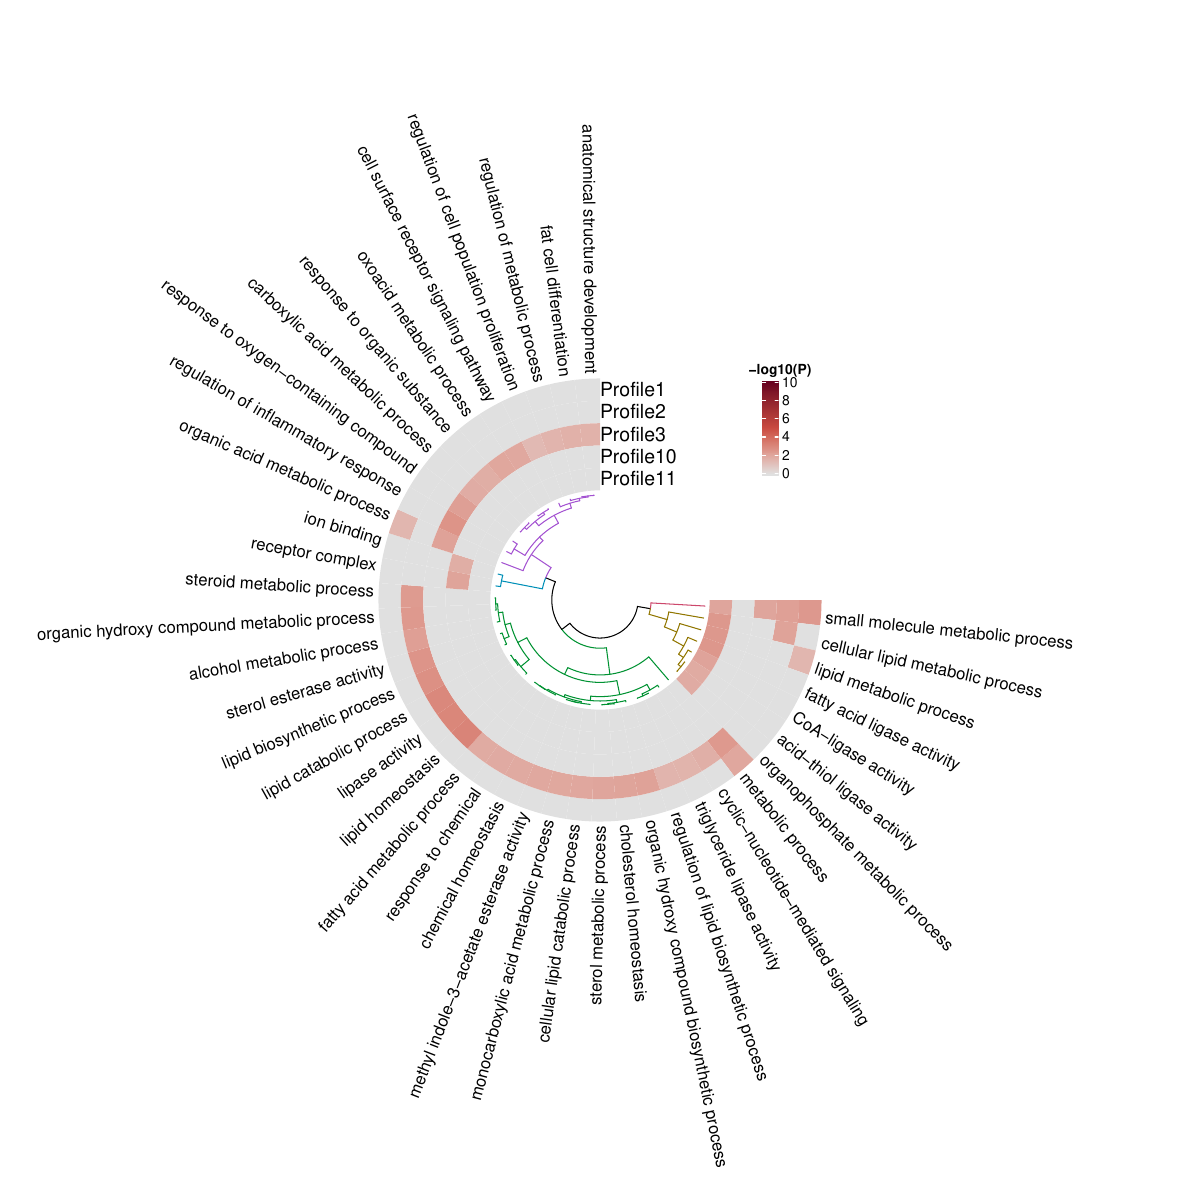

Source code (R):
#https://my.oschina.net/shenweiyan/blog/4538188
require("RColorBrewer")
library(gplots)

a = c("1_5_Up_genes_GO.txt"
      )

for (file in a){
  print(file)
  data<-read.delim(file, row.names=2)
  head(data)
  data <- data[-1]
  data[is.na(data)] <- 0
  data=0-data
  head(data)
  
  require(graphics); require(grDevices)
  
  dend <- as.dendrogram(hclust(dist((data))))
  # plot(dend)
  library(dendextend)
  n <- 5    # n 可自定义
  dend <- dend %>% set("branches_k_color", k = n) 
  
  # plot(dend)
  data=t(data)
  mat2 <- data[,order.dendrogram(dend)]
  lable1 <- row.names(mat2);
  lable1
  lable2 <- colnames(mat2);
  lable2
  
  require("circlize")
  
  col_fun <- colorRamp2(c(0,5,10), c("#E0E0E0","#C94A40","#67001F"))
  
  col_mat <- col_fun(mat2)
  col_mat[,1]
  col_mat[1,]
  
  op = paste(file,"pdf",sep = ".")
  
  pdf(op,width = 12,height = 12)
  # par(mar <- c(6,2,6,2))
  circos.clear();
  circos.par(canvas.xlim = c(-2.4,2.4),
             canvas.ylim = c(-2.4,2.4),
             cell.padding = c(0,0,0,0),
             gap.degree = 90)
  factors <- "a"
  nr <- nrow(mat2);nr
  nc <- ncol(mat2);nc
  
  circos.initialize(factors, xlim = c(0, ncol(mat2)))
  circos.track(ylim = c(0, nr),bg.border = NA,track.height = 0.1*nr,
               panel.fun = function(x, y) {
                 for(i in 1:nr) {
                   circos.rect(xleft = 1:nc - 1, ybottom = rep(nr - i, nc),
                               xright = 1:nc, ytop = rep(nr - i + 1, nc),
                               border = NA,
                               col = col_mat[i,])
                   circos.text(x = nc,
                               y = 5.2 -i,
                               offset=0.1,
                               labels = lable1[i],
                               facing = "downward", niceFacing = TRUE,
                               cex = 1.2,
                               adj = c(0, 0))
                 }
               })
  
  for(i in 1:nc){
    circos.text(x = i-0.1,
                y = 5.2,
                labels = lable2[i],
                facing = "clockwise", niceFacing = TRUE,
                cex = 1.0,adj = c(0, 0))
  }
  
  
  max_height <-max(attr(dend, "height"))
  circos.track(ylim = c(0, max_height),bg.border = NA,track.height = 0.3,
               panel.fun = function(x, y){
                 circos.dendrogram(dend = dend,
                                   max_height = max_height)
               })
  circos.clear()
  
  library(ComplexHeatmap)
  lgd <- Legend(at = c(0, 2,4,6,8, 10), col_fun = col_fun,
                title_position = "topcenter",title = "-log10(P)")
  draw(lgd, x = unit(0.65, "npc"), y = unit(0.65, "npc"))
  
  dev.off()
  # dev.off()
  
}
# dev.off()

# dev.off()

